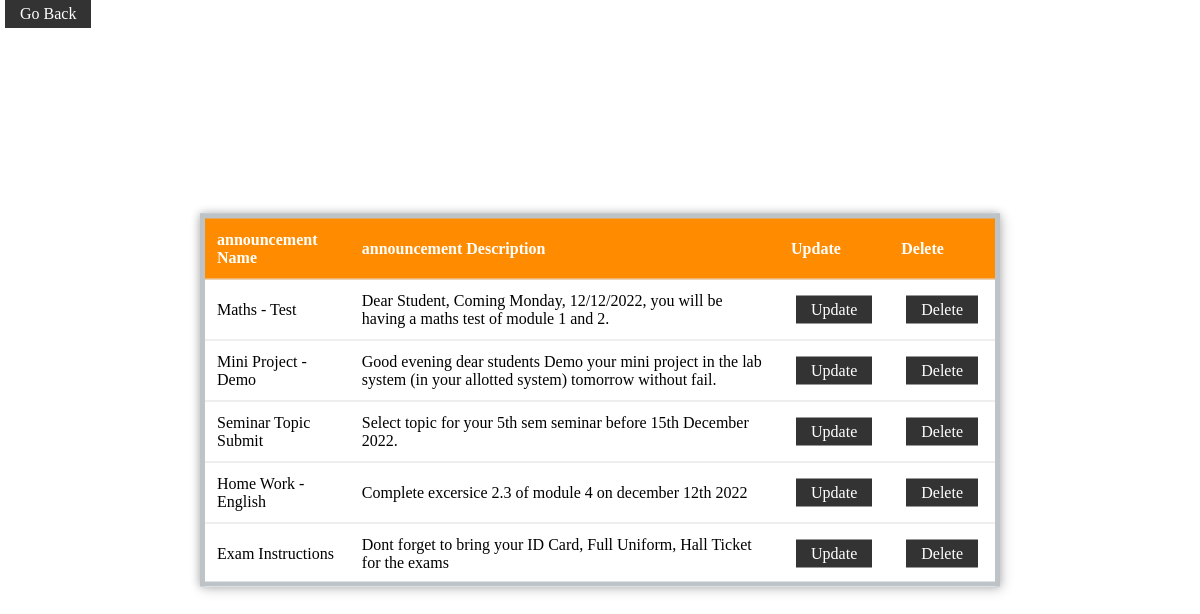
The app's page /admin/announcement/viewannouncement.php (signed in) with its own data.
### tables this page shows
CREATE TABLE `announcement_` (
  `announcement_id` int(255) NOT NULL,
  `announcement_name` varchar(255) NOT NULL,
  `announcement_desc` varchar(255) NOT NULL
);

### admin/announcement/viewannouncement.php (the view, shortened to what this page needs)
<?php
@include 'config.php';
?>
<!DOCTYPE html>
<html lang="en">
<head>
   <link rel="stylesheet" href="css/style.css">
</head>
<body>
      <?php
      $sql = "SELECT * FROM announcement_";
      if ($res = mysqli_query($conn, $sql)) {
      if (mysqli_num_rows($res) > 0) {
      echo "<table>";
      echo "<tr id='header'>";
      echo "<th>announcement Name</th>";
      echo "<th>announcement Description</th>";
      echo "<th>Update</th>";
      echo "<th>Delete</th>";
      echo "</tr>";
      while ($row = mysqli_fetch_array($res)) {
      echo "<tr>";
      echo "<td>".$row['announcement_name']."</td>";
      echo "<td>".$row['announcement_desc']."</td>";
      echo "<td><a href='updateannouncement.php?rn=$row[announcement_name]&fn=$row[announcement_desc]' class='btn'>Update</a></td>";
      echo "<td><a href='deleteannouncement.php?rn=$row[announcement_name]' onclick='return checkdelete()' class='btn'>Delete</a></td>";
      echo "</tr>";
      }
      echo "<tr>";
      echo "<a href='../admin_page.php' class='btn'>Go Back</a>";
      echo "</tr>";
      echo "</table>";
      }
      else {
      echo "No matching records are found.";
      }
      }
      ?>
</body>
</html>

### admin/css/style.css (style rules this page uses)
* { margin:0; padding:0; box-sizing: border-box; outline: none; border:none; text-decoration: none; background-image: #333; }

### admin/announcement/viewannouncement.php (style rules this page uses)
table { position: absolute; left: 50%; top: 50%; transform: translate(-50%, -50%); border-collapse: collapse; width: 800px; height: 200px; border: 5px solid #bdc3c7; box-shadow: 2px 2px 12px rgba(0, 0, 0, 0.2), -1px -1px 8px rgba(0, 0, 0, 0.2); }
tr { transition: all .2s ease-in; cursor: pointer; }
th, td { padding: 12px; text-align: left; border-bottom: 1px solid #ddd; }
#header { background-color: darkorange; color: #fff; }
.btn { display: inline-block; padding:5px 15px; background: #333; color:#fff; margin:0 5px; text-transform: capitalize; }

### records on screen
announcement_: announcement_name "Maths - Test", announcement_desc "Dear Student, Coming Monday, 12/12/2022, you will be having a maths test of module 1 and 2."
announcement_: announcement_name "Mini Project - Demo", announcement_desc "Good evening dear students Demo your mini project in the lab system (in your allotted system) tomorrow without fail."
announcement_: announcement_name "Seminar Topic Submit", announcement_desc "Select topic for your 5th sem seminar before 15th December 2022."
announcement_: announcement_name "Home Work - English", announcement_desc "Complete excersice 2.3 of module 4 on december 12th 2022"
announcement_: announcement_name "Exam Instructions", announcement_desc "Dont forget to bring your ID Card, Full Uniform, Hall Ticket for the exams"
